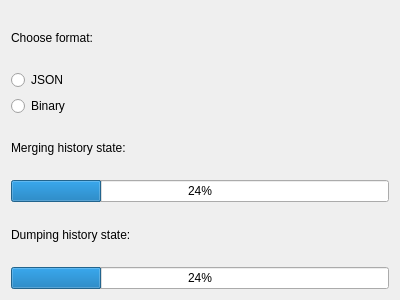
<?xml version="1.0" encoding="UTF-8"?>
<ui version="4.0">
 <class>DumpHistoryPage</class>
 <widget class="QWizardPage" name="DumpHistoryPage">
  <property name="geometry">
   <rect>
    <x>0</x>
    <y>0</y>
    <width>400</width>
    <height>300</height>
   </rect>
  </property>
  <property name="windowTitle">
   <string>WizardPage</string>
  </property>
  <layout class="QVBoxLayout" name="verticalLayout">
   <item>
    <widget class="QLabel" name="label_3">
     <property name="text">
      <string>Choose format:</string>
     </property>
    </widget>
   </item>
   <item>
    <widget class="QRadioButton" name="jsonRadioButton">
     <property name="text">
      <string>JSON</string>
     </property>
    </widget>
   </item>
   <item>
    <widget class="QRadioButton" name="binaryRadioButton">
     <property name="text">
      <string>Binary</string>
     </property>
    </widget>
   </item>
   <item>
    <widget class="QLabel" name="label">
     <property name="text">
      <string>Merging history state:</string>
     </property>
    </widget>
   </item>
   <item>
    <widget class="QProgressBar" name="mergeProgressBar">
     <property name="value">
      <number>24</number>
     </property>
    </widget>
   </item>
   <item>
    <widget class="QLabel" name="label_2">
     <property name="text">
      <string>Dumping history state:</string>
     </property>
    </widget>
   </item>
   <item>
    <widget class="QProgressBar" name="dumpProgressBar">
     <property name="value">
      <number>24</number>
     </property>
    </widget>
   </item>
  </layout>
 </widget>
 <resources/>
 <connections/>
</ui>
